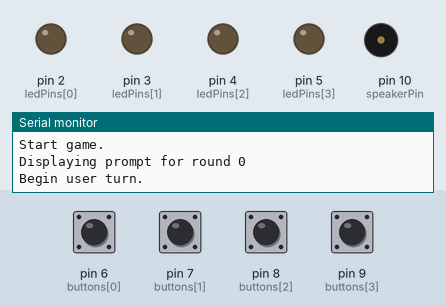
This sketch was run on a simulated Arduino Uno, built with avr-gcc and run on an emulated ATmega328P. Shown: output pins drawn as LEDs (lit = HIGH), buzzer (waves = sounding), the last lines printed to the serial monitor. Dashed ring = blinking. Inputs (shaded band) come from the test bench; at power-on: pin 6 (buttons[0]), pin 7 (buttons[1]), pin 8 (buttons[2]), pin 9 (buttons[3]) HIGH. Random numbers use the default seed unless the sketch sets one.

Above: at 3.6 s.
3.7 s: pin 9 (buttons[3]) pulled LOW for 0.15 s
At 3.81 s:
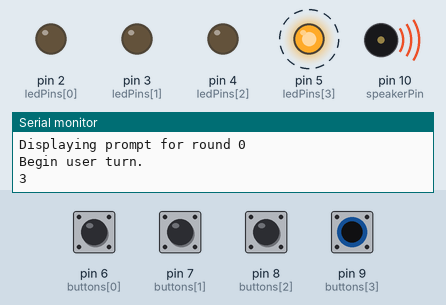
At 5.33 s:
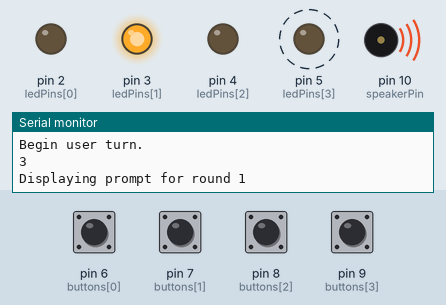
Timing chart, 0 to 6.9 s (numbered marks = the images above; inputs shaded):
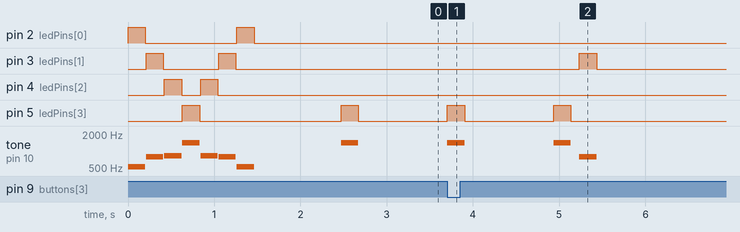

The sketch:

simon_says.ino
```cpp
// define variables and constants

// pins used to control leds
const byte ledPins [] = {2, 3, 4, 5};

// pins used to read state of buttons
const byte buttons [] = {6, 7, 8, 9};

// setup buzzer pin
// use beep() function to play sounds
const byte speakerPin = 10;

// setup tone frequency to be played by buzzer
const unsigned int notes [] = {523, 784, 830, 1397};

// setup rounds
const byte maxRounds = 100;
byte roundCounter = 0;

// setup arrays for gameplay
byte promptArray [maxRounds];

// speed multiplier
byte speedMultiplier = 1;

void setup() {
	// setup serial output
	Serial.begin(9600);

	// setup random seed
	int seed = analogRead(0) * analogRead(1) * analogRead(2);
	// Serial.print("Seed is ");
	// Serial.print(seed);
	// Serial.println();
	randomSeed(seed);

	// setup LEDs: pin --> LED (long pin) --> LED (short pin) --> GND
	// on - HIGH
	// off - LOW
	for (byte i = 0; i < 4; i++) {
		pinMode(ledPins[i], OUTPUT);
		digitalWrite(ledPins[i], LOW);
	}

	// setup buttons: pin --> button --> GND
	// buttons set up with pull up resistor
	// pressed - LOW
	// unpressed - HIGH
	for (byte i = 0; i < 4; i++) {
		pinMode(buttons[i], INPUT_PULLUP);
	}

	Serial.println("Start game.");

	for (byte i = 0; i < 4; i++) {
		userPress(i, true);
	}
	for (int i = 2; i >= 0; i--) {
		userPress(i, true);
	}
	delay(1000);
}

void loop() {
	// if max number of rounds reached, end program
	if (roundCounter == maxRounds) {
		Serial.println();
		exit(0);
	}

	// generate random number between 0 and 3
	promptArray[roundCounter] = random(4);

	// blink the leds and play sounds from promtArray
	displayPrompt();

	delay(100);

	userTurn();

	// sleep(500);

	// DEBUG only play last round
	// if (roundCounter == maxRounds - 1) { displayPrompt(); }

	roundCounter++;
}

void displayPrompt() {
	Serial.print("Displaying prompt for round ");
	Serial.print(roundCounter);
	Serial.println();
	for (unsigned int i = 0; i <= roundCounter; i++ ) {
		// Serial.print(promptArray[i]);
		// Serial.print(" ");
		digitalWrite(ledPins[promptArray[i]], HIGH);
		tone(speakerPin, notes[promptArray[i]]);
		sleep(200);
		digitalWrite(ledPins[promptArray[i]], LOW);
		noTone(speakerPin);
		sleep(100);
	}

	// Serial.println();
}

void userPress(byte button, bool right) {
	if (right) {
		digitalWrite(ledPins[button], HIGH);
		tone(speakerPin, notes[button]);
		sleep(200);
		digitalWrite(ledPins[button], LOW);
		noTone(speakerPin);
		sleep(10);
	} else {
		for (byte i = 0; i < 3; i++) {
			digitalWrite(ledPins[button], HIGH);
			tone(speakerPin, 440);
			sleep(200);
			digitalWrite(ledPins[button], LOW);
			noTone(speakerPin);
			sleep(50);
		}
	}
}

void userTurn( void ) {
	// user presses buttons that match the order of promtArray
	bool playFlag = true;
	byte button = 4;
	byte userRound = 0;

	Serial.println("Begin user turn.");

	while (playFlag) {
		// check if user has pressed a button
		button = checkButton();

		// if pressed, check value and continue
		if (button != 4) {
			Serial.println(button);
			if (button == promptArray[userRound]) {
				userPress(button, true);
			} else {
				userPress(button, false);
				exit(0);
			}

			// move to next round
			userRound++;

			// wait for user to release button
			while (button != 4) {
				button = checkButton();
			}

			delay(10);
		}

		if (userRound == roundCounter + 1) {playFlag = false; delay(1000);}

		delay(10);
	}
}

byte checkButton () {
	for (byte i = 0; i < 4; i++) {
		if (not digitalRead(buttons[i])) { return i; }
	}
	return 4;
}

void sleep(unsigned int dur) {
	dur = dur / speedMultiplier;
	delay(dur);
}
```

Measured:
- after the input at 3.7 s, pin 3 (ledPins[1]): LOW → HIGH after 1.5 s, → LOW 0.20 s later; pin 5 (ledPins[3]): alternates HIGH for 0.20 s and LOW for 1.0 s, 4 changes in all, then stays LOW, starting at once; tone on pin 10 (speakerPin): plays 1397 Hz for 0.20 s, 1397 Hz for 0.20 s, 784 Hz for 0.20 s, starting at once
- by itself, tone on pin 10 (speakerPin): plays 523 Hz for 0.20 s, 784 Hz for 0.20 s, 830 Hz for 0.20 s, 1397 Hz for 0.20 s, 830 Hz for 0.20 s, 784 Hz for 0.20 s … (8 notes in this stretch)
